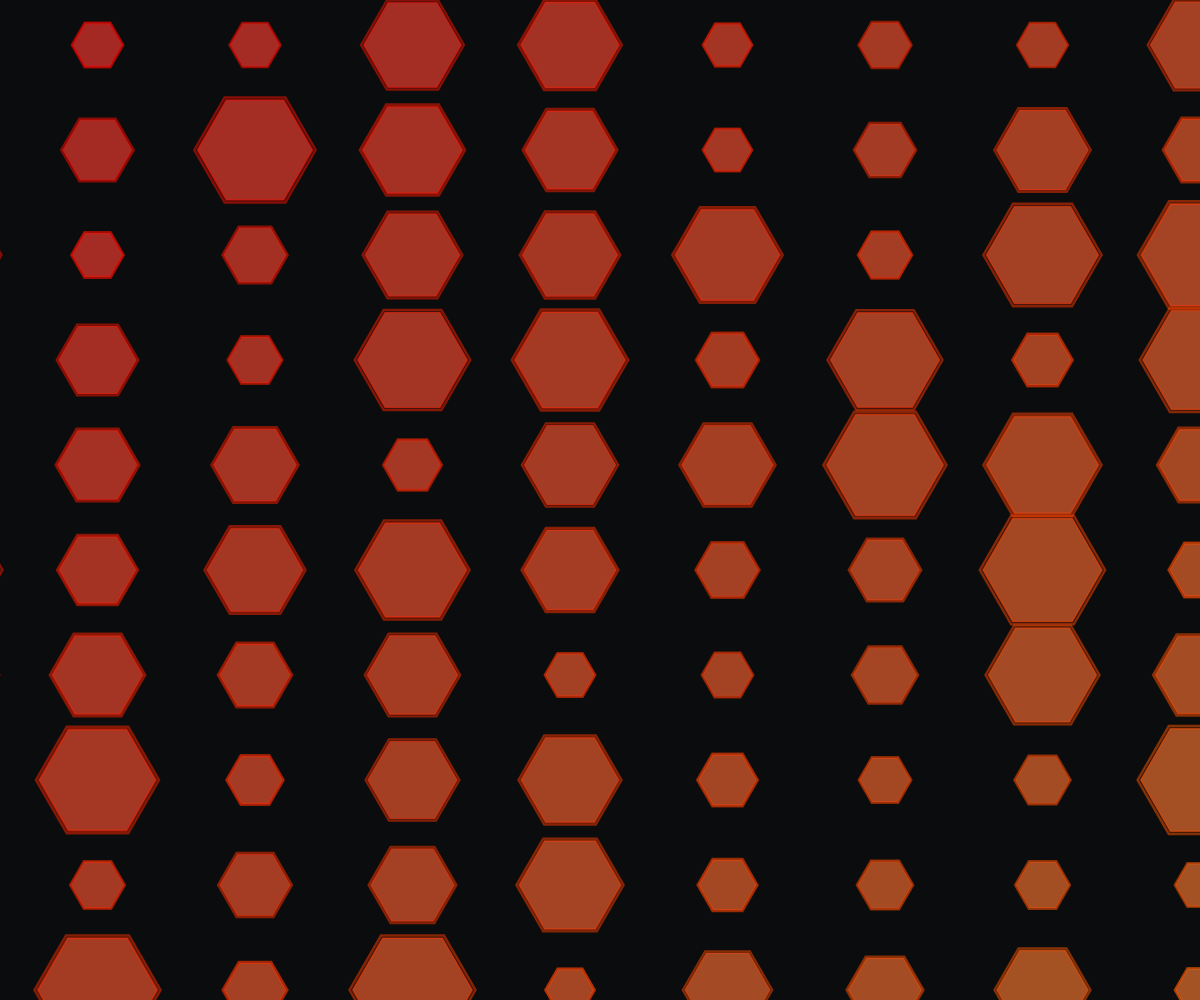
Frame 1 (no input)
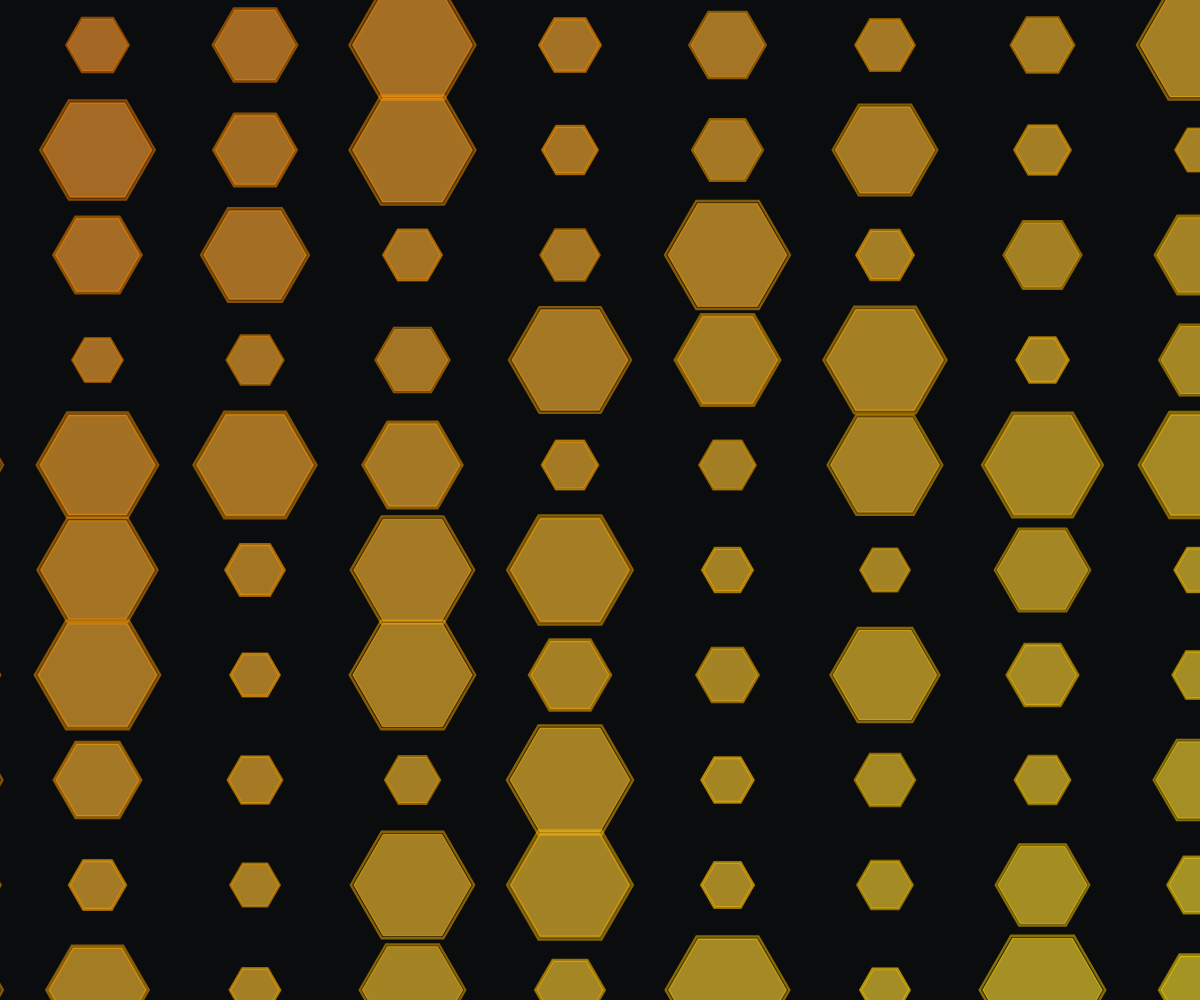
Frame 60 (no input)
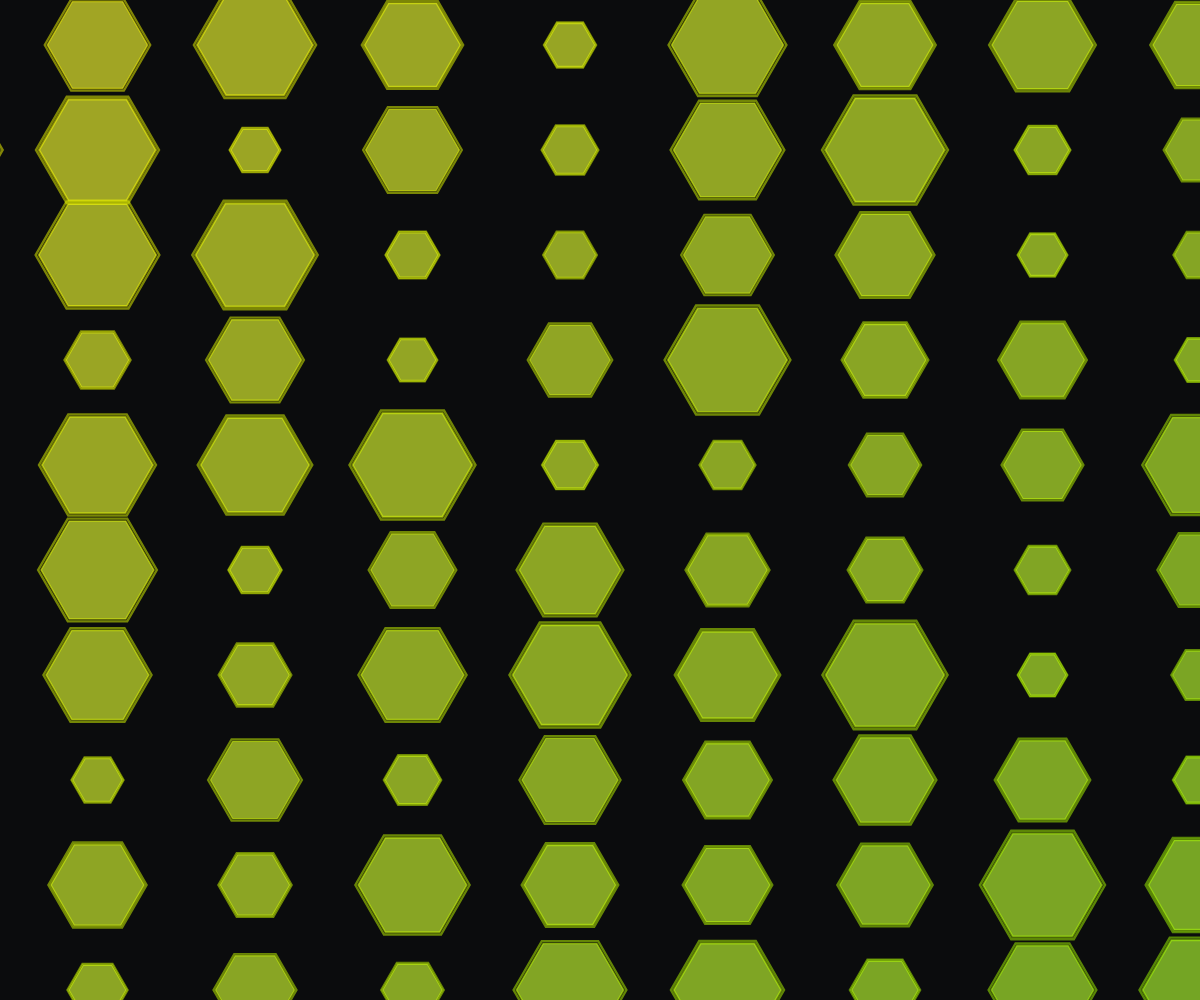
Frame 120 (the mouse pressed at the canvas centre since frame 60)

The p5.js sketch that drew these frames (run headless with seeded random() and noise() and a simulated clock; from frame 60 on, the mouse is pressed at the canvas centre):

// p5.js sketch
// ── sketch.js
let hexagons = [];
const hexRadius = 60;
const gridSpacing = hexRadius * 1.75;
let time = 0;

function setup() {
  createCanvas(windowWidth, windowHeight);
  noStroke();
  colorMode(HSB, 360, 100, 100, 1);
  
  // Initialize the hexagonal grid
  for (let y = -hexRadius; y < height + hexRadius; y += gridSpacing) {
    for (let x = -hexRadius; x < width + hexRadius; x += gridSpacing * 1.5) {
      // Offset every other row
      if ((y / gridSpacing) % 2 === 0) {
        x += gridSpacing * 0.75;
      }
      hexagons.push({
        x: x,
        y: y,
        baseRadius: hexRadius,
        pulse: random(TWO_PI)
      });
    }
  }
}

function draw() {
  background(220, 10, 5);
  time += 0.02;
  
  for (let hex of hexagons) {
    // Pulsing effect
    const pulse = sin(time + hex.pulse) * 0.3 + 0.7;
    const radius = hex.baseRadius * pulse;
    
    // Color based on position and time
    const hue = (frameCount * 0.5 + hex.x * 0.01 + hex.y * 0.01) % 360;
    fill(hue, 80, 90, 0.7);
    
    // Draw hexagon
    push();
    translate(hex.x, hex.y);
    drawHexagon(radius);
    pop();
    
    // Glowing boundary effect
    stroke(hue, 100, 100, 0.5);
    strokeWeight(2 + sin(time + hex.pulse) * 0.5);
    noFill();
    push();
    translate(hex.x, hex.y);
    drawHexagon(radius * 1.05);
    pop();
  }
}

function drawHexagon(radius) {
  beginShape();
  for (let i = 0; i < 6; i++) {
    const angle = TWO_PI / 6 * i;
    const x = cos(angle) * radius;
    const y = sin(angle) * radius;
    vertex(x, y);
  }
  endShape(CLOSE);
}

function windowResized() {
  resizeCanvas(windowWidth, windowHeight);
}
